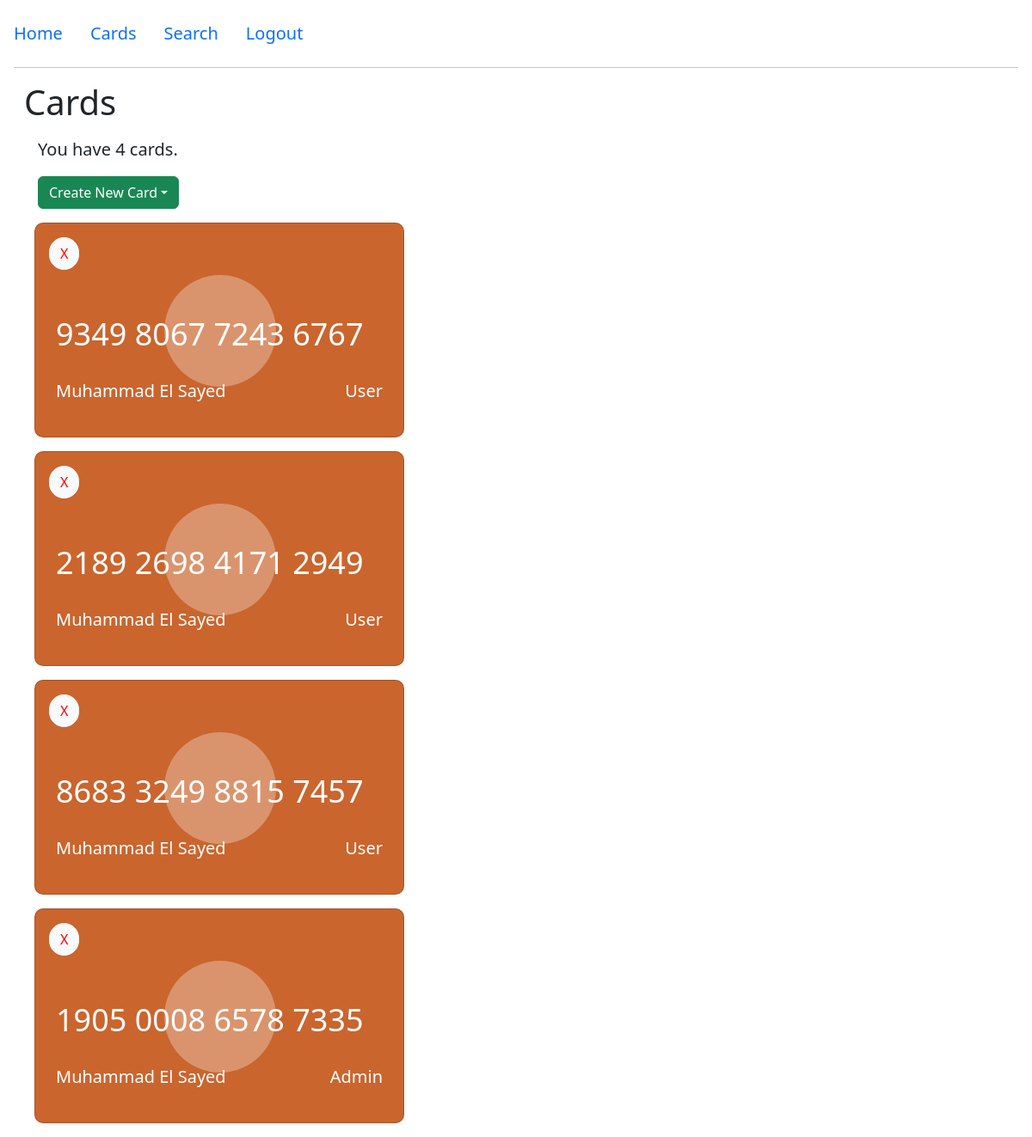
/cards/ (signed in), run on the app's committed database.
### lock/models.py (models this page shows, shortened)
class Card(models.Model):
    user = models.ForeignKey(User, on_delete=models.CASCADE)
    card_holder_name = models.CharField(max_length=300)
    card_holder_id = models.BigIntegerField(unique=True)
    class AccessLevel(models.TextChoices):
        USER = "user"
        ADMIN = "admin"
    access_level = models.CharField(max_length=8, choices=AccessLevel.choices)

### lock/views.py (the view)
# urls.py: path('cards/', views.get_cards, name='cards'),
@login_required
def get_cards(request):
    context = get_cards_context(request.user, error='')
    return render(request, 'lock/cards.html', context=context, status=200)

### lock/util.py (called while the page is built)
def convert_card_number_to_str(card_holder_id):
    card_id_str = ''
    card_id_num = card_holder_id
    for divider in range(12, -1, -4):
        four_digits = str(card_id_num // pow(10, divider))
        if len(four_digits) < 4:
            four_digits = '0' * (4 - len(four_digits)) + four_digits
        card_id_str += four_digits + ' '
        card_id_num %= pow(10, divider)
    return card_id_str

### templates/lock/cards.html (shortened to what this page needs)
{% extends 'lock/base.html' %}
{% block body %}
    <h1>Cards</h1>
    <p class="fs-5 m-3">{{ card_count }}</p>
    {% if cards|length < 5 %}
        <div class="dropdown m-3">
            <form method="post" action="{% url 'lock:create_card' %}">
                <button class="btn btn-success dropdown-toggle" type="button" id="dropdownMenuButton" data-bs-toggle="dropdown" aria-expanded="false">Create New Card</button>
            </form>
        </div>
    {% endif %}
    {% for card in cards %}
        {% include 'lock/card.html' with user_name=card.card_holder_name user_type=card.access_level card_number=card.card_id %}
    {% endfor %}
{% endblock %}

### templates/lock/card.html (shortened to what this page needs)
<div class="container height-100 d-flex mt-3">
    <div class="card p-3">
        <div class="d-flex justify-content-between align-items-center">
        <div>
            <form method="post" action="{% url 'lock:remove_card' card_number %}">
                <button class="btn btn-light" style="border-radius: 20px; color: red;">X</button>
            </form>
        </div>
        </div>
        <div class=" mt-5 px-2 number d-flex justify-content-between">
            <span>{{ card_number }}</span>
        </div>
        <div class="px-2 mt-4 d-flex justify-content-between align-items-center">
            <div class="user-details">
                <span>{{ user_name|capfirst }}</span>
            </div>
            <div class="user-details">
                <span>{{ user_type }}</span>
            </div>
        </div>
    </div>
</div>

### static/lock/card.css (style rules this page uses)
.card { background: #ca652e; height:250px; width:430px; border-radius:10px; position:relative; }
.card:after { content:""; position:absolute; width:130px; height:130px; background-color:#fff; opacity:0.3; border-radius:50%; left:35%; top:60px; }
.number { font-size:36px; font-weight:400; color:#fff; }
.user-details span { font-size:20px; color:#fff; }

### data on the page
Card: cards "Muhammad El Sayed"
Card: cards "Muhammad El Sayed"
Card: cards "Muhammad El Sayed"
Card: cards "Muhammad El Sayed"

### other printed values
{{ card_count }} "You have 4 cards."
{{ card_number }} "9349 8067 7243 6767" "2189 2698 4171 2949" "8683 3249 8815 7457" "1905 0008 6578 7335"
{{ user_type }} "User" "User" "User" "Admin"
